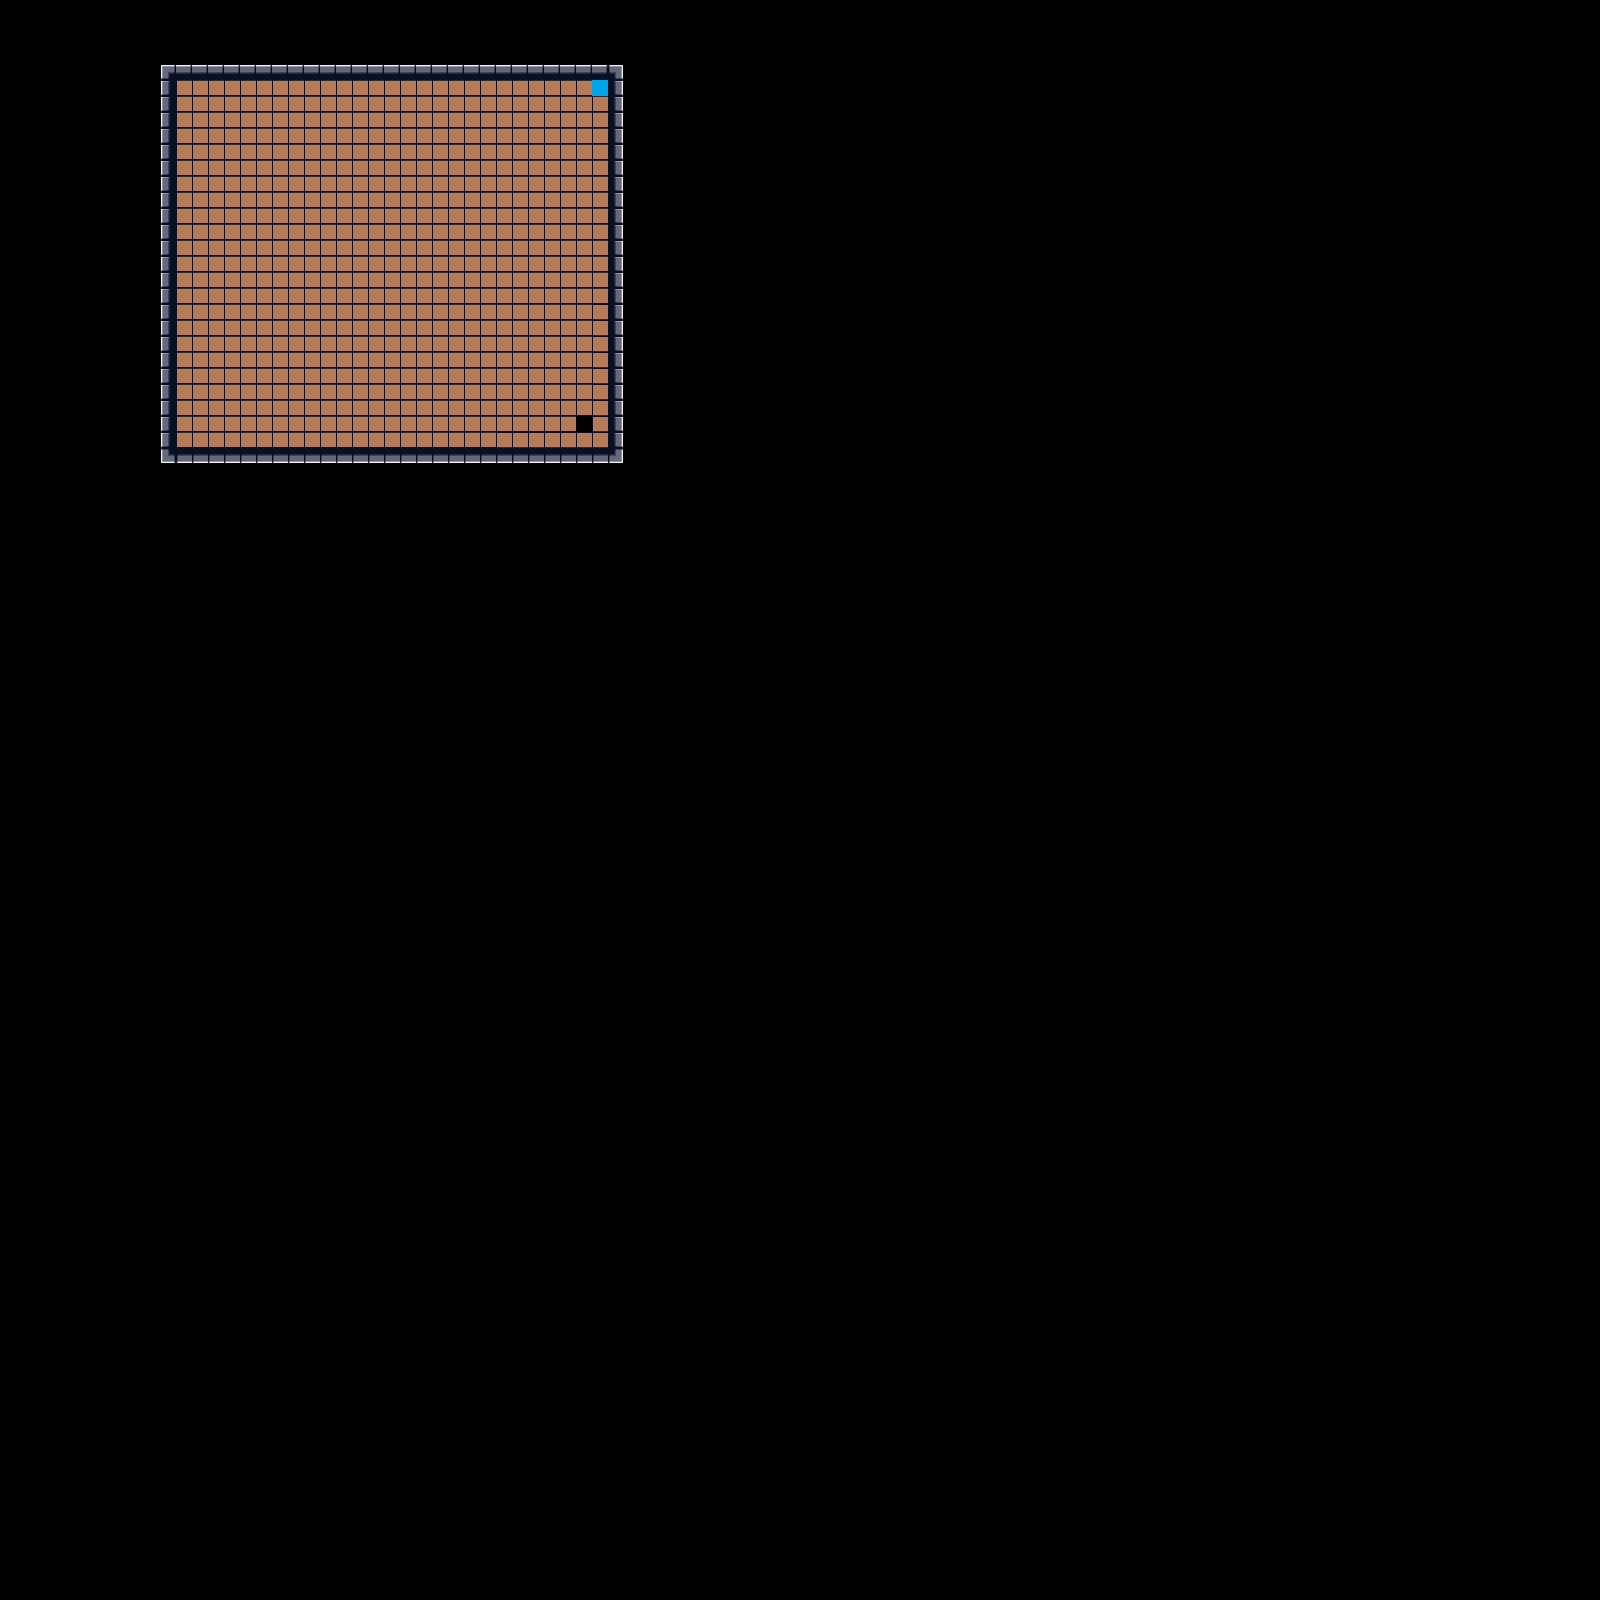

A level layout from a 2D game, rendered from its tile map. Below: a short description, then the map file with tile-grid data replaced by summaries:
An orthogonal 100x100 tile map with 16x16 px tiles, 6 tile layers (oldkeys, collision, tiles, key, ...), 5 tilesets.

<map version="1.0" orientation="orthogonal" width="100" height="100" tilewidth="16" tileheight="16">
 <tileset firstgid="1" name="tiles" tilewidth="16" tileheight="16">
  <image source="tiles.png" width="262" height="64" />
 </tileset>
 <tileset firstgid="65" name="collision" tilewidth="16" tileheight="16">
  <image source="collision.png" width="80" height="32" />
  <tile id="0">
   <properties>
    <property name="collide" value="true" />
   </properties>
  </tile>
 </tileset>
 <tileset firstgid="75" name="key" tilewidth="16" tileheight="16">
  <image source="key.png" trans="ff00ff" width="16" height="16" />
  <tile id="0">
   <properties>
    <property name="keyed" value="true" />
   </properties>
  </tile>
 </tileset>
 <tileset firstgid="76" name="door" tilewidth="16" tileheight="16">
  <image source="doors.png" trans="ff00ff" width="64" height="16" />
  <tile id="0">
   <properties>
    <property name="doored" value="true" />
   </properties>
  </tile>
  <tile id="1">
   <properties>
    <property name="doored" value="true" />
   </properties>
  </tile>
  <tile id="2">
   <properties>
    <property name="doored" value="true" />
   </properties>
  </tile>
  <tile id="3">
   <properties>
    <property name="doored" value="true" />
   </properties>
  </tile>
 </tileset>
 <tileset firstgid="80" name="end" tilewidth="16" tileheight="16">
  <image source="flashy.png" trans="ff00ff" width="48" height="16" />
  <tile id="1">
   <properties>
    <property name="ended" value="true" />
   </properties>
  </tile>
 </tileset>
 <layer name="oldkeys" width="100" height="100">
  <data>[10000 cells, 0 non-empty, 0 distinct tile ids]</data>
 </layer>
 <layer name="collision" width="100" height="100">
  <properties>
   <property name="collide" value="true" />
  </properties>
  <data>[10000 cells, 104 non-empty, 1 distinct tile ids]</data>
 </layer>
 <layer name="tiles" width="100" height="100">
  <data>[10000 cells, 724 non-empty, 10 distinct tile ids]</data>
 </layer>
 <layer name="key" width="100" height="100">
  <data>[10000 cells, 0 non-empty, 0 distinct tile ids]</data>
 </layer>
 <layer name="door" width="100" height="100">
  <data>[10000 cells, 0 non-empty, 0 distinct tile ids]</data>
 </layer>
 <layer name="end" width="100" height="100">
  <data>[10000 cells, 1 non-empty, 1 distinct tile ids]</data>
 </layer>
</map>
